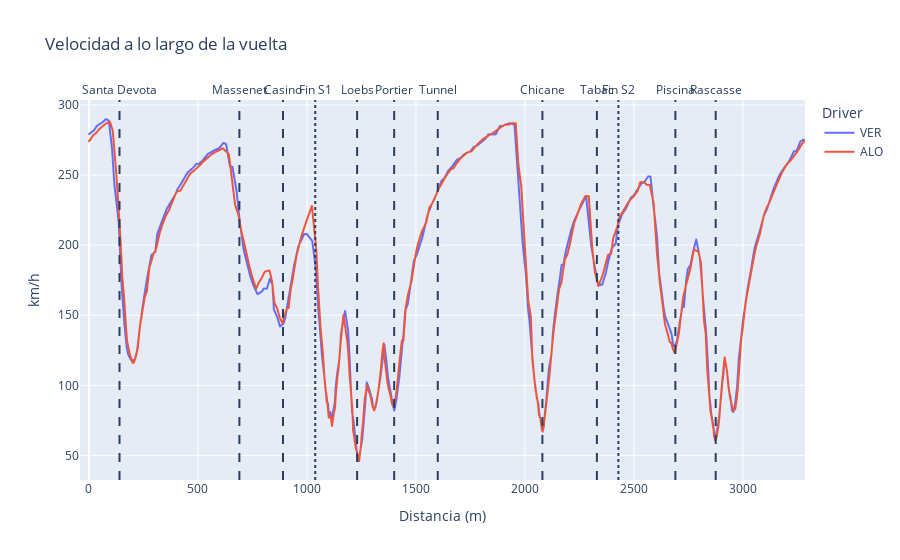
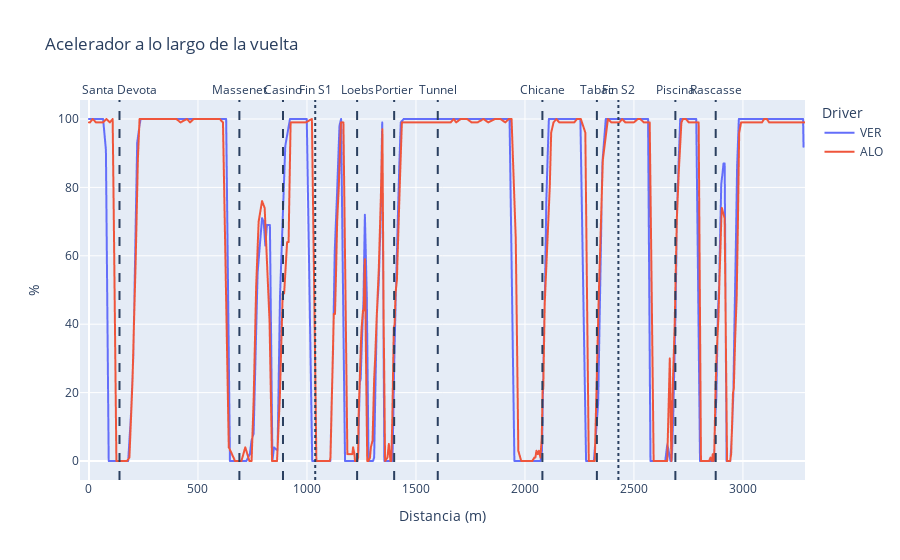
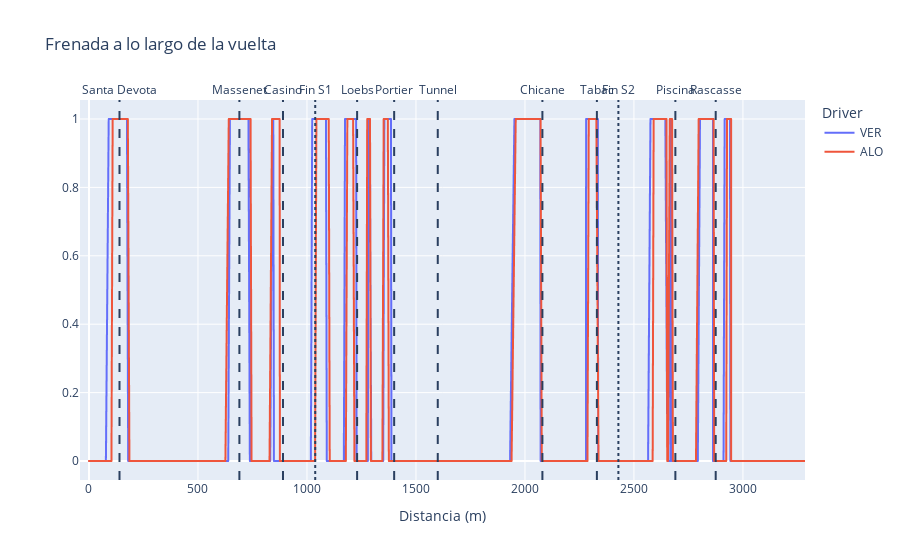

Write notebook code for charts like these, in order.
### Code cell
plot_variable(df_tel, "Speed", "km/h", "Velocidad a lo largo de la vuelta")
plot_variable(df_tel, "Throttle", "%", "Acelerador a lo largo de la vuelta")
plot_variable(df_tel, "Brake", "", "Frenada a lo largo de la vuelta")

### Figure 1 — Plotly figure (JSON) as saved in the notebook; plotly's stock layout.template omitted (floating-point values rounded to 4 significant figures; data arrays with more than 128 entries replaced by an {"elided": "..."} marker saying what was removed)
{"data": [{"hovertemplate": "Driver=VER<br>Distancia (m)=%{x}<br>km/h=%{y}<extra></extra>", "legendgroup": "VER", "line": {"color": "#636efa", "dash": "solid"}, "marker": {"symbol": "circle"}, "mode": "lines", "name": "VER", "showlegend": true, "type": "scattergl", "x": {"elided": "523 float values"}, "xaxis": "x", "y": {"elided": "523 float values"}, "yaxis": "y"}, {"hovertemplate": "Driver=ALO<br>Distancia (m)=%{x}<br>km/h=%{y}<extra></extra>", "legendgroup": "ALO", "line": {"color": "#EF553B", "dash": "solid"}, "marker": {"symbol": "circle"}, "mode": "lines", "name": "ALO", "showlegend": true, "type": "scattergl", "x": {"elided": "545 float values"}, "xaxis": "x", "y": {"elided": "545 float values"}, "yaxis": "y"}], "layout": {"annotations": [{"showarrow": false, "text": "Fin S1", "x": 1038.0, "xanchor": "center", "xref": "x", "y": 1, "yanchor": "bottom", "yref": "y domain"}, {"showarrow": false, "text": "Fin S2", "x": 2429.0, "xanchor": "center", "xref": "x", "y": 1, "yanchor": "bottom", "yref": "y domain"}, {"showarrow": false, "text": "Santa Devota", "x": 140, "xanchor": "center", "xref": "x", "y": 1, "yanchor": "bottom", "yref": "y domain"}, {"showarrow": false, "text": "Massenet", "x": 690, "xanchor": "center", "xref": "x", "y": 1, "yanchor": "bottom", "yref": "y domain"}, {"showarrow": false, "text": "Casino", "x": 890, "xanchor": "center", "xref": "x", "y": 1, "yanchor": "bottom", "yref": "y domain"}, {"showarrow": false, "text": "Loebs", "x": 1230, "xanchor": "center", "xref": "x", "y": 1, "yanchor": "bottom", "yref": "y domain"}, {"showarrow": false, "text": "Portier", "x": 1400, "xanchor": "center", "xref": "x", "y": 1, "yanchor": "bottom", "yref": "y domain"}, {"showarrow": false, "text": "Tunnel", "x": 1600, "xanchor": "center", "xref": "x", "y": 1, "yanchor": "bottom", "yref": "y domain"}, {"showarrow": false, "text": "Chicane", "x": 2080, "xanchor": "center", "xref": "x", "y": 1, "yanchor": "bottom", "yref": "y domain"}, {"showarrow": false, "text": "Tabac", "x": 2330, "xanchor": "center", "xref": "x", "y": 1, "yanchor": "bottom", "yref": "y domain"}, {"showarrow": false, "text": "Piscina", "x": 2690, "xanchor": "center", "xref": "x", "y": 1, "yanchor": "bottom", "yref": "y domain"}, {"showarrow": false, "text": "Rascasse", "x": 2875, "xanchor": "center", "xref": "x", "y": 1, "yanchor": "bottom", "yref": "y domain"}], "legend": {"title": {"text": "Driver"}, "tracegroupgap": 0}, "shapes": [{"line": {"dash": "dot"}, "type": "line", "x0": 1038.0, "x1": 1038.0, "xref": "x", "y0": 0, "y1": 1, "yref": "y domain"}, {"line": {"dash": "dot"}, "type": "line", "x0": 2429.0, "x1": 2429.0, "xref": "x", "y0": 0, "y1": 1, "yref": "y domain"}, {"line": {"dash": "dash"}, "type": "line", "x0": 140, "x1": 140, "xref": "x", "y0": 0, "y1": 1, "yref": "y domain"}, {"line": {"dash": "dash"}, "type": "line", "x0": 690, "x1": 690, "xref": "x", "y0": 0, "y1": 1, "yref": "y domain"}, {"line": {"dash": "dash"}, "type": "line", "x0": 890, "x1": 890, "xref": "x", "y0": 0, "y1": 1, "yref": "y domain"}, {"line": {"dash": "dash"}, "type": "line", "x0": 1230, "x1": 1230, "xref": "x", "y0": 0, "y1": 1, "yref": "y domain"}, {"line": {"dash": "dash"}, "type": "line", "x0": 1400, "x1": 1400, "xref": "x", "y0": 0, "y1": 1, "yref": "y domain"}, {"line": {"dash": "dash"}, "type": "line", "x0": 1600, "x1": 1600, "xref": "x", "y0": 0, "y1": 1, "yref": "y domain"}, {"line": {"dash": "dash"}, "type": "line", "x0": 2080, "x1": 2080, "xref": "x", "y0": 0, "y1": 1, "yref": "y domain"}, {"line": {"dash": "dash"}, "type": "line", "x0": 2330, "x1": 2330, "xref": "x", "y0": 0, "y1": 1, "yref": "y domain"}, {"line": {"dash": "dash"}, "type": "line", "x0": 2690, "x1": 2690, "xref": "x", "y0": 0, "y1": 1, "yref": "y domain"}, {"line": {"dash": "dash"}, "type": "line", "x0": 2875, "x1": 2875, "xref": "x", "y0": 0, "y1": 1, "yref": "y domain"}], "title": {"text": "Velocidad a lo largo de la vuelta"}, "xaxis": {"anchor": "y", "domain": [0, 1], "title": {"text": "Distancia (m)"}}, "yaxis": {"anchor": "x", "domain": [0, 1], "title": {"text": "km/h"}}}}

### Figure 2 — Plotly figure (JSON) as saved in the notebook; plotly's stock layout.template omitted (floating-point values rounded to 4 significant figures; data arrays with more than 128 entries replaced by an {"elided": "..."} marker saying what was removed)
{"data": [{"hovertemplate": "Driver=VER<br>Distancia (m)=%{x}<br>%=%{y}<extra></extra>", "legendgroup": "VER", "line": {"color": "#636efa", "dash": "solid"}, "marker": {"symbol": "circle"}, "mode": "lines", "name": "VER", "showlegend": true, "type": "scattergl", "x": {"elided": "523 float values"}, "xaxis": "x", "y": {"elided": "523 float values"}, "yaxis": "y"}, {"hovertemplate": "Driver=ALO<br>Distancia (m)=%{x}<br>%=%{y}<extra></extra>", "legendgroup": "ALO", "line": {"color": "#EF553B", "dash": "solid"}, "marker": {"symbol": "circle"}, "mode": "lines", "name": "ALO", "showlegend": true, "type": "scattergl", "x": {"elided": "545 float values"}, "xaxis": "x", "y": {"elided": "545 float values"}, "yaxis": "y"}], "layout": {"annotations": [{"showarrow": false, "text": "Fin S1", "x": 1038.0, "xanchor": "center", "xref": "x", "y": 1, "yanchor": "bottom", "yref": "y domain"}, {"showarrow": false, "text": "Fin S2", "x": 2429.0, "xanchor": "center", "xref": "x", "y": 1, "yanchor": "bottom", "yref": "y domain"}, {"showarrow": false, "text": "Santa Devota", "x": 140, "xanchor": "center", "xref": "x", "y": 1, "yanchor": "bottom", "yref": "y domain"}, {"showarrow": false, "text": "Massenet", "x": 690, "xanchor": "center", "xref": "x", "y": 1, "yanchor": "bottom", "yref": "y domain"}, {"showarrow": false, "text": "Casino", "x": 890, "xanchor": "center", "xref": "x", "y": 1, "yanchor": "bottom", "yref": "y domain"}, {"showarrow": false, "text": "Loebs", "x": 1230, "xanchor": "center", "xref": "x", "y": 1, "yanchor": "bottom", "yref": "y domain"}, {"showarrow": false, "text": "Portier", "x": 1400, "xanchor": "center", "xref": "x", "y": 1, "yanchor": "bottom", "yref": "y domain"}, {"showarrow": false, "text": "Tunnel", "x": 1600, "xanchor": "center", "xref": "x", "y": 1, "yanchor": "bottom", "yref": "y domain"}, {"showarrow": false, "text": "Chicane", "x": 2080, "xanchor": "center", "xref": "x", "y": 1, "yanchor": "bottom", "yref": "y domain"}, {"showarrow": false, "text": "Tabac", "x": 2330, "xanchor": "center", "xref": "x", "y": 1, "yanchor": "bottom", "yref": "y domain"}, {"showarrow": false, "text": "Piscina", "x": 2690, "xanchor": "center", "xref": "x", "y": 1, "yanchor": "bottom", "yref": "y domain"}, {"showarrow": false, "text": "Rascasse", "x": 2875, "xanchor": "center", "xref": "x", "y": 1, "yanchor": "bottom", "yref": "y domain"}], "legend": {"title": {"text": "Driver"}, "tracegroupgap": 0}, "shapes": [{"line": {"dash": "dot"}, "type": "line", "x0": 1038.0, "x1": 1038.0, "xref": "x", "y0": 0, "y1": 1, "yref": "y domain"}, {"line": {"dash": "dot"}, "type": "line", "x0": 2429.0, "x1": 2429.0, "xref": "x", "y0": 0, "y1": 1, "yref": "y domain"}, {"line": {"dash": "dash"}, "type": "line", "x0": 140, "x1": 140, "xref": "x", "y0": 0, "y1": 1, "yref": "y domain"}, {"line": {"dash": "dash"}, "type": "line", "x0": 690, "x1": 690, "xref": "x", "y0": 0, "y1": 1, "yref": "y domain"}, {"line": {"dash": "dash"}, "type": "line", "x0": 890, "x1": 890, "xref": "x", "y0": 0, "y1": 1, "yref": "y domain"}, {"line": {"dash": "dash"}, "type": "line", "x0": 1230, "x1": 1230, "xref": "x", "y0": 0, "y1": 1, "yref": "y domain"}, {"line": {"dash": "dash"}, "type": "line", "x0": 1400, "x1": 1400, "xref": "x", "y0": 0, "y1": 1, "yref": "y domain"}, {"line": {"dash": "dash"}, "type": "line", "x0": 1600, "x1": 1600, "xref": "x", "y0": 0, "y1": 1, "yref": "y domain"}, {"line": {"dash": "dash"}, "type": "line", "x0": 2080, "x1": 2080, "xref": "x", "y0": 0, "y1": 1, "yref": "y domain"}, {"line": {"dash": "dash"}, "type": "line", "x0": 2330, "x1": 2330, "xref": "x", "y0": 0, "y1": 1, "yref": "y domain"}, {"line": {"dash": "dash"}, "type": "line", "x0": 2690, "x1": 2690, "xref": "x", "y0": 0, "y1": 1, "yref": "y domain"}, {"line": {"dash": "dash"}, "type": "line", "x0": 2875, "x1": 2875, "xref": "x", "y0": 0, "y1": 1, "yref": "y domain"}], "title": {"text": "Acelerador a lo largo de la vuelta"}, "xaxis": {"anchor": "y", "domain": [0, 1], "title": {"text": "Distancia (m)"}}, "yaxis": {"anchor": "x", "domain": [0, 1], "title": {"text": "%"}}}}

### Figure 3 — Plotly figure (JSON) as saved in the notebook; plotly's stock layout.template omitted (floating-point values rounded to 4 significant figures; data arrays with more than 128 entries replaced by an {"elided": "..."} marker saying what was removed)
{"data": [{"hovertemplate": "Driver=VER<br>Distancia (m)=%{x}<br>=%{y}<extra></extra>", "legendgroup": "VER", "line": {"color": "#636efa", "dash": "solid"}, "marker": {"symbol": "circle"}, "mode": "lines", "name": "VER", "showlegend": true, "type": "scattergl", "x": {"elided": "523 float values"}, "xaxis": "x", "y": {"elided": "523 int values"}, "yaxis": "y"}, {"hovertemplate": "Driver=ALO<br>Distancia (m)=%{x}<br>=%{y}<extra></extra>", "legendgroup": "ALO", "line": {"color": "#EF553B", "dash": "solid"}, "marker": {"symbol": "circle"}, "mode": "lines", "name": "ALO", "showlegend": true, "type": "scattergl", "x": {"elided": "545 float values"}, "xaxis": "x", "y": {"elided": "545 int values"}, "yaxis": "y"}], "layout": {"annotations": [{"showarrow": false, "text": "Fin S1", "x": 1038.0, "xanchor": "center", "xref": "x", "y": 1, "yanchor": "bottom", "yref": "y domain"}, {"showarrow": false, "text": "Fin S2", "x": 2429.0, "xanchor": "center", "xref": "x", "y": 1, "yanchor": "bottom", "yref": "y domain"}, {"showarrow": false, "text": "Santa Devota", "x": 140, "xanchor": "center", "xref": "x", "y": 1, "yanchor": "bottom", "yref": "y domain"}, {"showarrow": false, "text": "Massenet", "x": 690, "xanchor": "center", "xref": "x", "y": 1, "yanchor": "bottom", "yref": "y domain"}, {"showarrow": false, "text": "Casino", "x": 890, "xanchor": "center", "xref": "x", "y": 1, "yanchor": "bottom", "yref": "y domain"}, {"showarrow": false, "text": "Loebs", "x": 1230, "xanchor": "center", "xref": "x", "y": 1, "yanchor": "bottom", "yref": "y domain"}, {"showarrow": false, "text": "Portier", "x": 1400, "xanchor": "center", "xref": "x", "y": 1, "yanchor": "bottom", "yref": "y domain"}, {"showarrow": false, "text": "Tunnel", "x": 1600, "xanchor": "center", "xref": "x", "y": 1, "yanchor": "bottom", "yref": "y domain"}, {"showarrow": false, "text": "Chicane", "x": 2080, "xanchor": "center", "xref": "x", "y": 1, "yanchor": "bottom", "yref": "y domain"}, {"showarrow": false, "text": "Tabac", "x": 2330, "xanchor": "center", "xref": "x", "y": 1, "yanchor": "bottom", "yref": "y domain"}, {"showarrow": false, "text": "Piscina", "x": 2690, "xanchor": "center", "xref": "x", "y": 1, "yanchor": "bottom", "yref": "y domain"}, {"showarrow": false, "text": "Rascasse", "x": 2875, "xanchor": "center", "xref": "x", "y": 1, "yanchor": "bottom", "yref": "y domain"}], "legend": {"title": {"text": "Driver"}, "tracegroupgap": 0}, "shapes": [{"line": {"dash": "dot"}, "type": "line", "x0": 1038.0, "x1": 1038.0, "xref": "x", "y0": 0, "y1": 1, "yref": "y domain"}, {"line": {"dash": "dot"}, "type": "line", "x0": 2429.0, "x1": 2429.0, "xref": "x", "y0": 0, "y1": 1, "yref": "y domain"}, {"line": {"dash": "dash"}, "type": "line", "x0": 140, "x1": 140, "xref": "x", "y0": 0, "y1": 1, "yref": "y domain"}, {"line": {"dash": "dash"}, "type": "line", "x0": 690, "x1": 690, "xref": "x", "y0": 0, "y1": 1, "yref": "y domain"}, {"line": {"dash": "dash"}, "type": "line", "x0": 890, "x1": 890, "xref": "x", "y0": 0, "y1": 1, "yref": "y domain"}, {"line": {"dash": "dash"}, "type": "line", "x0": 1230, "x1": 1230, "xref": "x", "y0": 0, "y1": 1, "yref": "y domain"}, {"line": {"dash": "dash"}, "type": "line", "x0": 1400, "x1": 1400, "xref": "x", "y0": 0, "y1": 1, "yref": "y domain"}, {"line": {"dash": "dash"}, "type": "line", "x0": 1600, "x1": 1600, "xref": "x", "y0": 0, "y1": 1, "yref": "y domain"}, {"line": {"dash": "dash"}, "type": "line", "x0": 2080, "x1": 2080, "xref": "x", "y0": 0, "y1": 1, "yref": "y domain"}, {"line": {"dash": "dash"}, "type": "line", "x0": 2330, "x1": 2330, "xref": "x", "y0": 0, "y1": 1, "yref": "y domain"}, {"line": {"dash": "dash"}, "type": "line", "x0": 2690, "x1": 2690, "xref": "x", "y0": 0, "y1": 1, "yref": "y domain"}, {"line": {"dash": "dash"}, "type": "line", "x0": 2875, "x1": 2875, "xref": "x", "y0": 0, "y1": 1, "yref": "y domain"}], "title": {"text": "Frenada a lo largo de la vuelta"}, "xaxis": {"anchor": "y", "domain": [0, 1], "title": {"text": "Distancia (m)"}}, "yaxis": {"anchor": "x", "domain": [0, 1], "title": {"text": ""}}}}
